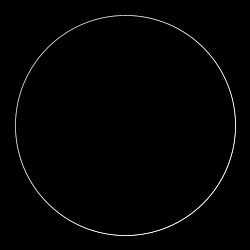
Frame 1 (no input)
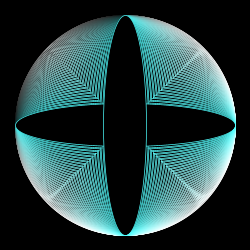
Frame 60 (the mouse pressed at the canvas centre just before this capture)
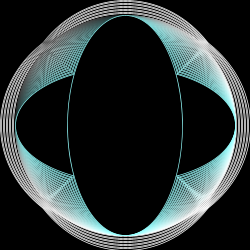
Frame 120 (the mouse held since frame 60 and released just before this capture)

The Processing sketch that drew these frames (run headless with seeded random() and noise(); from frame 60 on, the mouse is pressed at the canvas centre):

// Processing sketch: processing_57317
// ── processing_57317.pde

float x = 0.0; 
void setup()
{
size(250,250);
smooth();
background (0);
 
}
void draw() {
fill(0);
strokeWeight(0.7);
//moves the origin to the centre of the image
translate(125,125);
//ellipse will be drawn from the centre point
ellipseMode(CENTER);
stroke (255-x,255,255);
//draw two ellipse, one verticle and one horizontal, they start at 220 and then go less by 5 every time.
ellipse(0, 0, 220, 220-x);
ellipse(0, 0, 220-x, 220);
noStroke();
// add 5 to y
  x += 3;
// if position is more than 500
if (x > 220){
// set it to -50
  x = -30.0;
}
}
